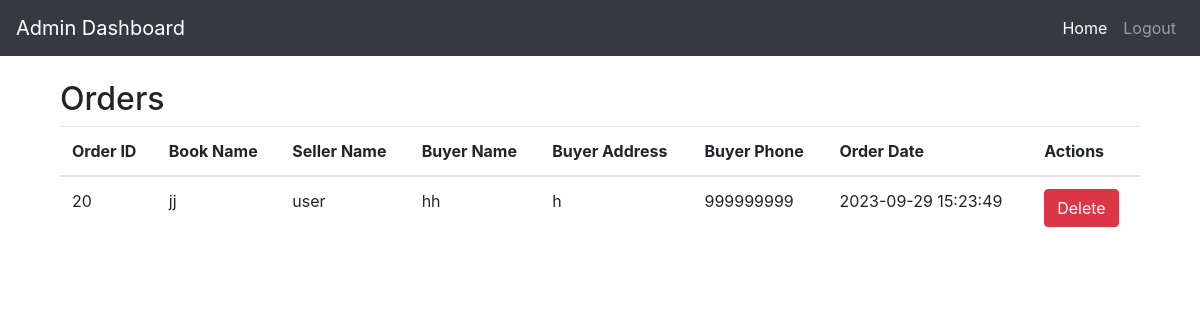
The app's page /admin/orders.php (signed in) with its own data.
### tables this page shows
CREATE TABLE `orders` (
  `order_id` int NOT NULL,
  `book_id` int NOT NULL,
  `buyer_name` varchar(100) NOT NULL,
  `buyer_address` varchar(255) DEFAULT NULL,
  `buyer_phone` varchar(20) DEFAULT NULL,
  `seller_id` int NOT NULL,
  `order_date` timestamp NULL DEFAULT CURRENT_TIMESTAMP,
  `buyer_id` int NOT NULL,
  `status` enum('Pending','Accepted','Rejected') NOT NULL DEFAULT 'Pending'
);

CREATE TABLE `books` (
  `id` int NOT NULL,
  `name` varchar(255) NOT NULL,
  `image` longblob NOT NULL,
  `author` varchar(255) NOT NULL,
  `original_price` decimal(10,2) NOT NULL,
  `selling_price` decimal(10,2) NOT NULL,
  `address` text NOT NULL,
  `seller_id` int NOT NULL,
  `created_at` timestamp NULL DEFAULT CURRENT_TIMESTAMP,
  `genre` varchar(255) NOT NULL DEFAULT 'unknown',
  `genre_numeric` int DEFAULT NULL
);

CREATE TABLE `users` (
  `id` int NOT NULL,
  `name` varchar(255) NOT NULL,
  `email` varchar(255) NOT NULL,
  `password` varchar(255) NOT NULL,
  `phone` varchar(20) NOT NULL,
  `address` varchar(255) NOT NULL
);

### admin/orders.php (the view, shortened to what this page needs)
<?php
include('config.php');
$orders_query = "SELECT o.order_id, o.book_id, o.buyer_name, o.buyer_address, o.buyer_phone, o.seller_id, o.order_date, b.name AS book_name, u.name AS seller_name
                 FROM orders o
                 JOIN books b ON o.book_id = b.id
                 JOIN users u ON o.seller_id = u.id";
$orders_result = mysqli_query($connection, $orders_query);
?>
<!DOCTYPE html>
<html>
<head>
    <link rel="stylesheet" href="https://maxcdn.bootstrapcdn.com/bootstrap/4.5.2/css/bootstrap.min.css">
</head>
<body>
    <?php include('navbar.php'); ?>
    <div class="container mt-4">
        <h2>Orders</h2>
        <table class="table">
            <thead>
                <tr>
                    <th>Order ID</th>
                    <th>Book Name</th>
                    <th>Seller Name</th>
                    <th>Buyer Name</th>
                    <th>Buyer Address</th>
                    <th>Buyer Phone</th>
                    <th>Order Date</th>
                    <th>Actions</th>
                </tr>
            </thead>
            <tbody>
                <?php while ($row = mysqli_fetch_assoc($orders_result)): ?>
                    <tr>
                        <td><?php echo $row['order_id']; ?></td>
                        <td><?php echo $row['book_name']; ?></td>
                        <td><?php echo $row['seller_name']; ?></td>
                        <td><?php echo $row['buyer_name']; ?></td>
                        <td><?php echo $row['buyer_address']; ?></td>
                        <td><?php echo $row['buyer_phone']; ?></td>
                        <td><?php echo $row['order_date']; ?></td>
                        <td>
                            <form action="<?php echo $_SERVER['PHP_SELF']; ?>" method="POST">
                                <button type="submit" name="delete_order" class="btn btn-danger" onclick="return confirm('Are you sure you want to delete this order?')">Delete</button>
                            </form>
                        </td>
                    </tr>
                <?php endwhile; ?>
            </tbody>
        </table>
    </div>
</body>
</html>

### records on screen
orders: order_id "20", book.name "jj", seller.name "user", buyer_name "hh", buyer_address "h", buyer_phone "999999999", order_date "2023-09-29 15:23:49"
